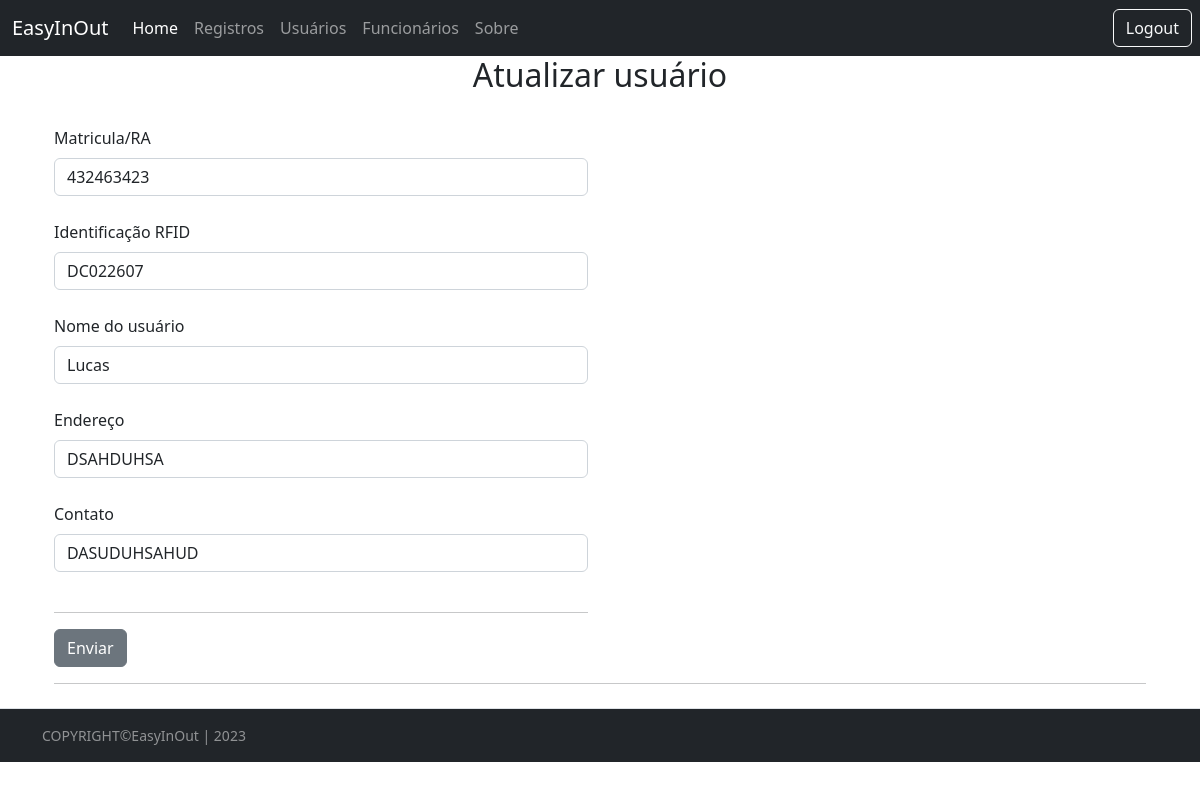
The page /user/1/updateUser on the database its author committed.
### Src/Model/BancoDados.py (models this page shows, shortened)
class UserBd(db.Model):
  id = db.Column(db.Integer, primary_key=True, autoincrement=True)
  mat = db.Column(db.Integer, unique=True)
  rfid = db.Column(db.String(8), unique=True)
  nome = db.Column(db.String(150))
  endereco = db.Column(db.String(150))
  contato = db.Column(db.String(150))

### Src/View/User.py (the view, shortened to what this page needs)
@User.route('/<int:id>/updateUser', methods=['GET','POST'])
def updateUser(id):
  _registro=request.form.get('mat')
  _rfid=request.form.get('rfid')
  _nome=request.form.get('nome')
  _endereco=request.form.get('endereco')
  _contato=request.form.get('contato')
  print(_nome)
  _user = UserBd.query.filter_by(id=id).first()
  return render_template('atualizarUsuario.html', user=_user)

### Templates/atualizarUsuario.html (shortened to what this page needs)
{% extends 'base.html' %}
{% block conteudo %}
<h2 style="text-align: center;">Atualizar usuário</h2><br>
<div class="container">
<form method="POST" action="{{url_for('router.user.updateUser', id=user.id)}}">
  <div class="row">
    <div class="col-sm-6">
      <label class="form-label" for="form3Example4">Matricula/RA</label>
      <input type="text" class="form-control" name="mat" value="{{user.mat}}"><br>
      <label class="form-label" for="form3Example4">Identificação RFID</label>
      <input type="text" class="form-control" name="rfid" value="{{user.rfid}}"><br>
      <label class="form-label" for="form3Example4">Nome do usuário</label>
      <input type="text" class="form-control" name="nome" value="{{user.nome}}"><br>
      <label class="form-label" for="form3Example4">Endereço</label>
      <input type="text" class="form-control" name="endereco" value="{{user.endereco}}"><br>
      <label class="form-label" for="form3Example4">Contato</label>
      <input type="text" class="form-control" name="contato" value="{{user.contato}}"><br>
      <hr>
        <button type="submit" name="bt1" value="1" class="btn btn-secondary">Enviar</button>
    </div>
  </div>
  <hr>
</div>
{% endblock conteudo %}

### rows shown on the page
UserBd: mat "432463423", rfid "DC022607", nome "Lucas", endereco "DSAHDUHSA", contato "DASUDUHSAHUD"
